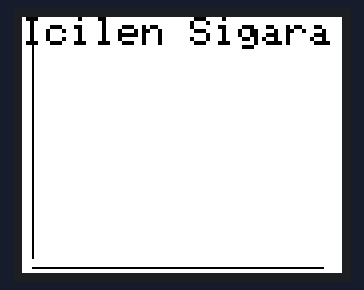
A sketch run on a simulated Arduino Uno, built with avr-gcc and run on an emulated ATmega328P. Parts: 160×128 colour display.

Above: at 0.1 s.

The sketch:

sketch_mar28b.ino
```cpp
#include <TFT.h>  // Arduino LCD library
#include <SPI.h>

// pin definition for the Uno
#define cs   10
#define dc   9
#define rst  8

// pin definition for the Leonardo
// #define cs   7
// #define dc   0
// #define rst  1

// create an instance of the library
TFT TFTscreen = TFT(cs, dc, rst);

void setup() {
    TFTscreen.begin();
    TFTscreen.background(255, 255, 255);
    TFTscreen.setTextSize(2);
}

void loop() {
  TFTscreen.stroke(0,0,0);
  TFTscreen.text("Icilen Sigara Grafigi",0,0);
  TFTscreen.line(5,0,5,120);
  TFTscreen.line(5,125,150,125);
}
```
